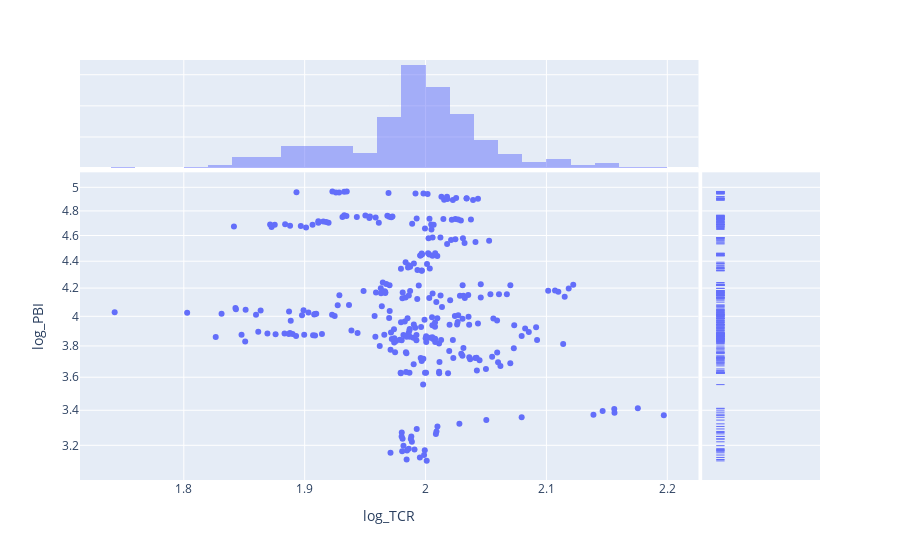

The cell this chart's notebook holds for it:
### Code cell
fig = px.scatter(final, x="log_TCR", y="log_PBI", marginal_x="histogram", marginal_y="rug",hover_name='Country Name',log_y=True)
fig.show()

### Figure 1 — Plotly figure (JSON) as saved in the notebook; plotly's stock layout.template omitted (floating-point values rounded to 4 significant figures; data arrays with more than 128 entries replaced by an {"elided": "..."} marker saying what was removed)
{"data": [{"hovertemplate": "<b>%{hovertext}</b><br><br>log_TCR=%{x}<br>log_PBI=%{y}<extra></extra>", "hovertext": {"elided": "300 str values"}, "legendgroup": "", "marker": {"color": "#636efa", "symbol": "circle"}, "mode": "markers", "name": "", "orientation": "v", "showlegend": false, "type": "scatter", "x": {"elided": "300 float values"}, "xaxis": "x", "y": {"elided": "300 float values"}, "yaxis": "y"}, {"alignmentgroup": "True", "bingroup": "x", "hovertemplate": "log_TCR=%{x}<br>count=%{y}<extra></extra>", "legendgroup": "", "marker": {"color": "#636efa"}, "name": "", "offsetgroup": "", "opacity": 0.5, "showlegend": false, "type": "histogram", "x": {"elided": "300 float values"}, "xaxis": "x3", "yaxis": "y3"}, {"alignmentgroup": "True", "boxpoints": "all", "fillcolor": "rgba(255,255,255,0)", "hoveron": "points", "hovertemplate": "<b>%{hovertext}</b><br><br>log_PBI=%{y}<extra></extra>", "hovertext": {"elided": "300 str values"}, "jitter": 0, "legendgroup": "", "line": {"color": "rgba(255,255,255,0)"}, "marker": {"color": "#636efa", "symbol": "line-ew-open"}, "name": "", "offsetgroup": "", "showlegend": false, "type": "box", "xaxis": "x2", "y": {"elided": "300 float values"}, "yaxis": "y2"}], "layout": {"barmode": "overlay", "legend": {"tracegroupgap": 0}, "margin": {"t": 60}, "xaxis": {"anchor": "y", "domain": [0, 0.8358], "title": {"text": "log_TCR"}}, "xaxis2": {"anchor": "y2", "domain": [0.8408, 1], "matches": "x2", "showgrid": false, "showline": false, "showticklabels": false, "ticks": ""}, "xaxis3": {"anchor": "y3", "domain": [0, 0.8358], "matches": "x", "showgrid": true, "showticklabels": false}, "xaxis4": {"anchor": "y4", "domain": [0.8408, 1], "matches": "x2", "showgrid": false, "showline": false, "showticklabels": false, "ticks": ""}, "yaxis": {"anchor": "x", "domain": [0, 0.7326], "title": {"text": "log_PBI"}, "type": "log"}, "yaxis2": {"anchor": "x2", "domain": [0, 0.7326], "matches": "y", "showgrid": true, "showticklabels": false, "type": "log"}, "yaxis3": {"anchor": "x3", "domain": [0.7426, 1], "matches": "y3", "showgrid": true, "showline": false, "showticklabels": false, "ticks": ""}, "yaxis4": {"anchor": "x4", "domain": [0.7426, 1], "matches": "y3", "showgrid": true, "showline": false, "showticklabels": false, "ticks": ""}}}
